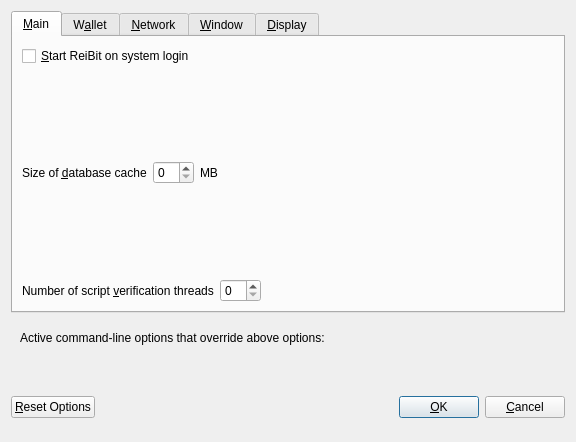
<?xml version="1.0" encoding="UTF-8"?>
<ui version="4.0">
 <class>OptionsDialog</class>
 <widget class="QDialog" name="OptionsDialog">
  <property name="geometry">
   <rect>
    <x>0</x>
    <y>0</y>
    <width>576</width>
    <height>442</height>
   </rect>
  </property>
  <property name="windowTitle">
   <string>Options</string>
  </property>
  <property name="modal">
   <bool>true</bool>
  </property>
  <layout class="QVBoxLayout" name="verticalLayout">
   <item>
    <widget class="QTabWidget" name="tabWidget">
     <property name="currentIndex">
      <number>0</number>
     </property>
     <widget class="QWidget" name="tabMain">
      <attribute name="title">
       <string>&amp;Main</string>
      </attribute>
      <layout class="QVBoxLayout" name="verticalLayout_Main">
       <item>
        <widget class="QCheckBox" name="bitcoinAtStartup">
         <property name="toolTip">
          <string>Automatically start ReiBit after logging in to the system.</string>
         </property>
         <property name="text">
          <string>&amp;Start ReiBit on system login</string>
         </property>
        </widget>
       </item>
       <item>
        <layout class="QHBoxLayout" name="horizontalLayout_2_Main">
         <item>
          <widget class="QLabel" name="databaseCacheLabel">
           <property name="text">
            <string>Size of &amp;database cache</string>
           </property>
           <property name="textFormat">
            <enum>Qt::PlainText</enum>
           </property>
           <property name="buddy">
            <cstring>databaseCache</cstring>
           </property>
          </widget>
         </item>
         <item>
          <widget class="QSpinBox" name="databaseCache"/>
         </item>
         <item>
          <widget class="QLabel" name="databaseCacheUnitLabel">
           <property name="text">
            <string>MB</string>
           </property>
           <property name="textFormat">
            <enum>Qt::PlainText</enum>
           </property>
          </widget>
         </item>
         <item>
          <spacer name="horizontalSpacer_2_Main">
           <property name="orientation">
            <enum>Qt::Horizontal</enum>
           </property>
           <property name="sizeHint" stdset="0">
            <size>
             <width>40</width>
             <height>20</height>
            </size>
           </property>
          </spacer>
         </item>
        </layout>
       </item>
       <item>
        <layout class="QHBoxLayout" name="horizontalLayout_3_Main">
         <item>
          <widget class="QLabel" name="threadsScriptVerifLabel">
           <property name="text">
            <string>Number of script &amp;verification threads</string>
           </property>
           <property name="textFormat">
            <enum>Qt::PlainText</enum>
           </property>
           <property name="buddy">
            <cstring>threadsScriptVerif</cstring>
           </property>
          </widget>
         </item>
         <item>
          <widget class="QSpinBox" name="threadsScriptVerif">
           <property name="toolTip">
            <string>(0 = auto, &lt;0 = leave that many cores free)</string>
           </property>
          </widget>
         </item>
         <item>
          <spacer name="horizontalSpacer_3_Main">
           <property name="orientation">
            <enum>Qt::Horizontal</enum>
           </property>
           <property name="sizeHint" stdset="0">
            <size>
             <width>40</width>
             <height>20</height>
            </size>
           </property>
          </spacer>
         </item>
        </layout>
       </item>
      </layout>
     </widget>
     <widget class="QWidget" name="tabWallet">
      <attribute name="title">
       <string>W&amp;allet</string>
      </attribute>
      <layout class="QVBoxLayout" name="verticalLayout_Wallet">
       <item>
        <layout class="QHBoxLayout" name="horizontalLayout_2_Wallet">
         <item>
          <widget class="QLabel" name="labelStakeSplitThresholdText">
           <property name="text">
            <string>Stake split threshold:</string>
           </property>
          </widget>
         </item>
         <item>
          <widget class="QSpinBox" name="spinBoxStakeSplitThreshold">
           <property name="minimum">
            <number>1</number>
           </property>
           <property name="maximum">
            <number>999999</number>
           </property>
          </widget>
         </item>
        </layout>
       </item>
       <item>
        <widget class="QGroupBox" name="groupBox">
         <property name="title">
          <string>Expert</string>
         </property>
         <layout class="QVBoxLayout" name="verticalLayout_2">
          <item>
           <widget class="QCheckBox" name="coinControlFeatures">
            <property name="toolTip">
             <string>Whether to show coin control features or not.</string>
            </property>
            <property name="text">
             <string>Enable coin &amp;control features</string>
            </property>
           </widget>
          </item>
          <item>
           <widget class="QCheckBox" name="showMasternodesTab">
            <property name="toolTip">
             <string>Show additional tab listing all your masternodes in first sub-tab&lt;br/&gt;and all masternodes on the network in second sub-tab.</string>
            </property>
            <property name="text">
             <string>Show Masternodes Tab</string>
            </property>
           </widget>
          </item>
          <item>
           <widget class="QCheckBox" name="spendZeroConfChange">
            <property name="toolTip">
             <string>If you disable the spending of unconfirmed change, the change from a transaction&lt;br/&gt;cannot be used until that transaction has at least one confirmation.&lt;br/&gt;This also affects how your balance is computed.</string>
            </property>
            <property name="text">
             <string>&amp;Spend unconfirmed change</string>
            </property>
           </widget>
          </item>
         </layout>
        </widget>
       </item>
       <item>
        <spacer name="verticalSpacer_Wallet">
         <property name="orientation">
          <enum>Qt::Vertical</enum>
         </property>
         <property name="sizeHint" stdset="0">
          <size>
           <width>20</width>
           <height>40</height>
          </size>
         </property>
        </spacer>
       </item>
      </layout>
     </widget>
     <widget class="QWidget" name="tabNetwork">
      <attribute name="title">
       <string>&amp;Network</string>
      </attribute>
      <layout class="QVBoxLayout" name="verticalLayout_Network">
       <item>
        <widget class="QCheckBox" name="mapPortUpnp">
         <property name="toolTip">
          <string>Automatically open the ReiBit client port on the router. This only works when your router supports UPnP and it is enabled.</string>
         </property>
         <property name="text">
          <string>Map port using &amp;UPnP</string>
         </property>
        </widget>
       </item>
       <item>
        <widget class="QCheckBox" name="allowIncoming">
         <property name="toolTip">
          <string>Accept connections from outside</string>
         </property>
         <property name="text">
          <string>Allow incoming connections</string>
         </property>
        </widget>
       </item>
       <item>
        <widget class="QCheckBox" name="connectSocks">
         <property name="toolTip">
          <string>Connect to the ReiBit network through a SOCKS5 proxy.</string>
         </property>
         <property name="text">
          <string>&amp;Connect through SOCKS5 proxy (default proxy):</string>
         </property>
        </widget>
       </item>
       <item>
        <layout class="QHBoxLayout" name="horizontalLayout_1_Network">
         <item>
          <widget class="QLabel" name="proxyIpLabel">
           <property name="text">
            <string>Proxy &amp;IP:</string>
           </property>
           <property name="textFormat">
            <enum>Qt::PlainText</enum>
           </property>
           <property name="buddy">
            <cstring>proxyIp</cstring>
           </property>
          </widget>
         </item>
         <item>
          <widget class="QValidatedLineEdit" name="proxyIp">
           <property name="minimumSize">
            <size>
             <width>140</width>
             <height>0</height>
            </size>
           </property>
           <property name="maximumSize">
            <size>
             <width>140</width>
             <height>16777215</height>
            </size>
           </property>
           <property name="toolTip">
            <string>IP address of the proxy (e.g. IPv4: 127.0.0.1 / IPv6: ::1)</string>
           </property>
          </widget>
         </item>
         <item>
          <widget class="QLabel" name="proxyPortLabel">
           <property name="text">
            <string>&amp;Port:</string>
           </property>
           <property name="textFormat">
            <enum>Qt::PlainText</enum>
           </property>
           <property name="buddy">
            <cstring>proxyPort</cstring>
           </property>
          </widget>
         </item>
         <item>
          <widget class="QLineEdit" name="proxyPort">
           <property name="minimumSize">
            <size>
             <width>55</width>
             <height>0</height>
            </size>
           </property>
           <property name="maximumSize">
            <size>
             <width>55</width>
             <height>16777215</height>
            </size>
           </property>
           <property name="toolTip">
            <string>Port of the proxy (e.g. 9050)</string>
           </property>
          </widget>
         </item>
         <item>
          <spacer name="horizontalSpacer_1_Network">
           <property name="orientation">
            <enum>Qt::Horizontal</enum>
           </property>
           <property name="sizeHint" stdset="0">
            <size>
             <width>40</width>
             <height>20</height>
            </size>
           </property>
          </spacer>
         </item>
        </layout>
       </item>
       <item>
        <spacer name="verticalSpacer_Network">
         <property name="orientation">
          <enum>Qt::Vertical</enum>
         </property>
         <property name="sizeHint" stdset="0">
          <size>
           <width>20</width>
           <height>40</height>
          </size>
         </property>
        </spacer>
       </item>
      </layout>
     </widget>
     <widget class="QWidget" name="tabWindow">
      <attribute name="title">
       <string>&amp;Window</string>
      </attribute>
      <layout class="QVBoxLayout" name="verticalLayout_Window">
       <item>
        <widget class="QCheckBox" name="minimizeToTray">
         <property name="toolTip">
          <string>Show only a tray icon after minimizing the window.</string>
         </property>
         <property name="text">
          <string>&amp;Minimize to the tray instead of the taskbar</string>
         </property>
        </widget>
       </item>
       <item>
        <widget class="QCheckBox" name="minimizeOnClose">
         <property name="toolTip">
          <string>Minimize instead of exit the application when the window is closed. When this option is enabled, the application will be closed only after selecting Quit in the menu.</string>
         </property>
         <property name="text">
          <string>M&amp;inimize on close</string>
         </property>
        </widget>
       </item>
       <item>
        <spacer name="verticalSpacer_Window">
         <property name="orientation">
          <enum>Qt::Vertical</enum>
         </property>
         <property name="sizeHint" stdset="0">
          <size>
           <width>20</width>
           <height>40</height>
          </size>
         </property>
        </spacer>
       </item>
      </layout>
     </widget>
     <widget class="QWidget" name="tabDisplay">
      <attribute name="title">
       <string>&amp;Display</string>
      </attribute>
      <layout class="QVBoxLayout" name="verticalLayout_Display">
       <item>
        <layout class="QHBoxLayout" name="horizontalLayout_1_Display">
         <item>
          <widget class="QLabel" name="langLabel">
           <property name="text">
            <string>User Interface &amp;language:</string>
           </property>
           <property name="textFormat">
            <enum>Qt::PlainText</enum>
           </property>
           <property name="buddy">
            <cstring>lang</cstring>
           </property>
          </widget>
         </item>
         <item>
          <widget class="QValueComboBox" name="lang">
           <property name="toolTip">
            <string>The user interface language can be set here. This setting will take effect after restarting ReiBit.</string>
           </property>
          </widget>
         </item>
        </layout>
       </item>
       <item>
        <widget class="QLabel" name="label_3">
         <property name="toolTip">
          <string notr="true"/>
         </property>
         <property name="statusTip">
          <string notr="true"/>
         </property>
         <property name="whatsThis">
          <string notr="true"/>
         </property>
         <property name="accessibleName">
          <string notr="true"/>
         </property>
         <property name="text">
          <string>Language missing or translation incomplete? Help contributing translations here:
https://www.transifex.com/reibit-project/reibit-project-translations</string>
         </property>
         <property name="wordWrap">
          <bool>true</bool>
         </property>
         <property name="openExternalLinks">
          <bool>true</bool>
         </property>
         <property name="textInteractionFlags">
          <set>Qt::TextBrowserInteraction</set>
         </property>
        </widget>
       </item>
       <item>
        <layout class="QHBoxLayout" name="horizontalLayout_2_Display" stretch="0,0">
         <item>
          <widget class="QLabel" name="themeLabel">
           <property name="text">
            <string>User Interface Theme:</string>
           </property>
          </widget>
         </item>
         <item>
          <widget class="QValueComboBox" name="theme"/>
         </item>
        </layout>
       </item>
       <item>
        <widget class="QWidget" name="verticalZritDisplayWidget" native="true">
         <layout class="QVBoxLayout" name="verticalZritDisplayLayout">
          <property name="margin">
           <number>0</number>
          </property>
          <item>
           <widget class="Line" name="line">
            <property name="orientation">
             <enum>Qt::Horizontal</enum>
            </property>
           </widget>
          </item>
          <item>
           <layout class="QHBoxLayout" name="horizontalLayout_3_Display">
            <item>
             <widget class="QLabel" name="unitLabel">
              <property name="text">
               <string>Unit to show amounts in:</string>
              </property>
              <property name="textFormat">
               <enum>Qt::PlainText</enum>
              </property>
             </widget>
            </item>
            <item>
             <widget class="QValueComboBox" name="unit">
              <property name="toolTip">
               <string>Choose the default subdivision unit to show in the interface and when sending coins.</string>
              </property>
             </widget>
            </item>
           </layout>
          </item>
          <item>
           <layout class="QHBoxLayout" name="horizontalLayout_4_Display">
            <item>
             <widget class="QLabel" name="digitsLabel">
              <property name="text">
               <string>Decimal digits</string>
              </property>
             </widget>
            </item>
            <item>
             <widget class="QValueComboBox" name="digits"/>
            </item>
           </layout>
          </item>
          <item>
           <layout class="QHBoxLayout" name="horizontalLayout_5_Display">
            <item>
             <widget class="QCheckBox" name="checkBoxHideZeroBalances">
              <property name="toolTip">
               <string>Hide empty balances</string>
              </property>
              <property name="layoutDirection">
               <enum>Qt::LeftToRight</enum>
              </property>
              <property name="text">
               <string>Hide empty balances</string>
              </property>
             </widget>
            </item>
            <item>
             <widget class="QCheckBox" name="checkBoxHideOrphans">
              <property name="toolTip">
               <string>Hide orphan stakes in transaction lists</string>
              </property>
              <property name="text">
               <string>Hide orphan stakes</string>
              </property>
             </widget>
            </item>
            <item>
             <spacer name="horizontalSpacer">
              <property name="orientation">
               <enum>Qt::Horizontal</enum>
              </property>
              <property name="sizeHint" stdset="0">
               <size>
                <width>40</width>
                <height>20</height>
               </size>
              </property>
             </spacer>
            </item>
           </layout>
          </item>
          <item>
           <layout class="QHBoxLayout" name="horizontalLayout_6_Display">
            <item>
             <widget class="QLabel" name="thirdPartyTxUrlsLabel">
              <property name="toolTip">
               <string>Third party URLs (e.g. a block explorer) that appear in the transactions tab as context menu items. %s in the URL is replaced by transaction hash. Multiple URLs are separated by vertical bar |.</string>
              </property>
              <property name="text">
               <string>Third party transaction URLs</string>
              </property>
             </widget>
            </item>
            <item>
             <widget class="QLineEdit" name="thirdPartyTxUrls">
              <property name="toolTip">
               <string>Third party URLs (e.g. a block explorer) that appear in the transactions tab as context menu items. %s in the URL is replaced by transaction hash. Multiple URLs are separated by vertical bar |.</string>
              </property>
             </widget>
            </item>
           </layout>
          </item>
         </layout>
        </widget>
       </item>
       <item>
        <spacer name="verticalSpacer">
         <property name="orientation">
          <enum>Qt::Vertical</enum>
         </property>
         <property name="sizeHint" stdset="0">
          <size>
           <width>20</width>
           <height>40</height>
          </size>
         </property>
        </spacer>
       </item>
      </layout>
     </widget>
    </widget>
   </item>
   <item>
    <widget class="QFrame" name="frame">
     <layout class="QVBoxLayout" name="verticalLayout_Bottom">
      <item>
       <layout class="QHBoxLayout" name="horizontalLayout_Bottom">
        <item>
         <widget class="QLabel" name="overriddenByCommandLineInfoLabel">
          <property name="text">
           <string>Active command-line options that override above options:</string>
          </property>
          <property name="textFormat">
           <enum>Qt::PlainText</enum>
          </property>
         </widget>
        </item>
        <item>
         <spacer name="horizontalSpacer_Bottom">
          <property name="orientation">
           <enum>Qt::Horizontal</enum>
          </property>
          <property name="sizeHint" stdset="0">
           <size>
            <width>40</width>
            <height>20</height>
           </size>
          </property>
         </spacer>
        </item>
       </layout>
      </item>
      <item>
       <widget class="QLabel" name="overriddenByCommandLineLabel">
        <property name="text">
         <string/>
        </property>
        <property name="textFormat">
         <enum>Qt::PlainText</enum>
        </property>
        <property name="wordWrap">
         <bool>true</bool>
        </property>
       </widget>
      </item>
     </layout>
    </widget>
   </item>
   <item>
    <layout class="QHBoxLayout" name="horizontalLayout_Buttons">
     <item>
      <widget class="QPushButton" name="resetButton">
       <property name="toolTip">
        <string>Reset all client options to default.</string>
       </property>
       <property name="text">
        <string>&amp;Reset Options</string>
       </property>
       <property name="autoDefault">
        <bool>false</bool>
       </property>
      </widget>
     </item>
     <item>
      <spacer name="horizontalSpacer_1">
       <property name="orientation">
        <enum>Qt::Horizontal</enum>
       </property>
       <property name="sizeHint" stdset="0">
        <size>
         <width>40</width>
         <height>48</height>
        </size>
       </property>
      </spacer>
     </item>
     <item>
      <widget class="QLabel" name="statusLabel">
       <property name="minimumSize">
        <size>
         <width>200</width>
         <height>0</height>
        </size>
       </property>
       <property name="font">
        <font>
         <weight>75</weight>
         <bold>true</bold>
        </font>
       </property>
       <property name="text">
        <string/>
       </property>
       <property name="textFormat">
        <enum>Qt::PlainText</enum>
       </property>
       <property name="wordWrap">
        <bool>true</bool>
       </property>
      </widget>
     </item>
     <item>
      <spacer name="horizontalSpacer_2">
       <property name="orientation">
        <enum>Qt::Horizontal</enum>
       </property>
       <property name="sizeHint" stdset="0">
        <size>
         <width>40</width>
         <height>48</height>
        </size>
       </property>
      </spacer>
     </item>
     <item>
      <widget class="QPushButton" name="okButton">
       <property name="text">
        <string>&amp;OK</string>
       </property>
       <property name="autoDefault">
        <bool>false</bool>
       </property>
       <property name="default">
        <bool>true</bool>
       </property>
      </widget>
     </item>
     <item>
      <widget class="QPushButton" name="cancelButton">
       <property name="text">
        <string>&amp;Cancel</string>
       </property>
       <property name="autoDefault">
        <bool>false</bool>
       </property>
      </widget>
     </item>
    </layout>
   </item>
  </layout>
 </widget>
 <customwidgets>
  <customwidget>
   <class>QValidatedLineEdit</class>
   <extends>QLineEdit</extends>
   <header>qvalidatedlineedit.h</header>
  </customwidget>
  <customwidget>
   <class>QValueComboBox</class>
   <extends>QComboBox</extends>
   <header>qvaluecombobox.h</header>
  </customwidget>
 </customwidgets>
 <resources/>
 <connections/>
</ui>
